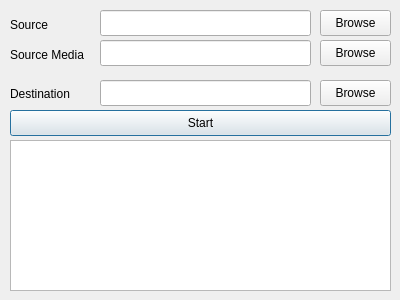
<?xml version="1.0" encoding="UTF-8"?>
<ui version="4.0">
 <class>Format3ToFormat4DialogClass</class>
 <widget class="QDialog" name="Format3ToFormat4DialogClass">
  <property name="geometry">
   <rect>
    <x>0</x>
    <y>0</y>
    <width>400</width>
    <height>300</height>
   </rect>
  </property>
  <property name="minimumSize">
   <size>
    <width>400</width>
    <height>300</height>
   </size>
  </property>
  <property name="maximumSize">
   <size>
    <width>400</width>
    <height>300</height>
   </size>
  </property>
  <property name="windowTitle">
   <string>Format3 to Format4 Converter</string>
  </property>
  <widget class="QLabel" name="sourceLabel">
   <property name="geometry">
    <rect>
     <x>10</x>
     <y>17</y>
     <width>52</width>
     <height>16</height>
    </rect>
   </property>
   <property name="text">
    <string>Source</string>
   </property>
  </widget>
  <widget class="QLabel" name="destinationLabel">
   <property name="geometry">
    <rect>
     <x>10</x>
     <y>84</y>
     <width>81</width>
     <height>20</height>
    </rect>
   </property>
   <property name="text">
    <string>Destination</string>
   </property>
  </widget>
  <widget class="QPlainTextEdit" name="reportEdit">
   <property name="geometry">
    <rect>
     <x>10</x>
     <y>140</y>
     <width>381</width>
     <height>151</height>
    </rect>
   </property>
   <property name="undoRedoEnabled">
    <bool>false</bool>
   </property>
   <property name="readOnly">
    <bool>true</bool>
   </property>
   <property name="centerOnScroll">
    <bool>false</bool>
   </property>
  </widget>
  <widget class="QPushButton" name="startButton">
   <property name="geometry">
    <rect>
     <x>10</x>
     <y>110</y>
     <width>381</width>
     <height>26</height>
    </rect>
   </property>
   <property name="text">
    <string>Start</string>
   </property>
  </widget>
  <widget class="QPushButton" name="browseSourceButton">
   <property name="geometry">
    <rect>
     <x>320</x>
     <y>10</y>
     <width>71</width>
     <height>26</height>
    </rect>
   </property>
   <property name="text">
    <string>Browse</string>
   </property>
  </widget>
  <widget class="QPushButton" name="browseDestinationButton">
   <property name="geometry">
    <rect>
     <x>320</x>
     <y>80</y>
     <width>71</width>
     <height>26</height>
    </rect>
   </property>
   <property name="text">
    <string>Browse</string>
   </property>
  </widget>
  <widget class="QLineEdit" name="destinationEdit">
   <property name="geometry">
    <rect>
     <x>100</x>
     <y>80</y>
     <width>211</width>
     <height>26</height>
    </rect>
   </property>
  </widget>
  <widget class="QLineEdit" name="sourceEdit">
   <property name="geometry">
    <rect>
     <x>100</x>
     <y>10</y>
     <width>211</width>
     <height>26</height>
    </rect>
   </property>
  </widget>
  <widget class="QLineEdit" name="sourceMediaEdit">
   <property name="geometry">
    <rect>
     <x>100</x>
     <y>40</y>
     <width>211</width>
     <height>26</height>
    </rect>
   </property>
  </widget>
  <widget class="QPushButton" name="browseSourceMediaButton">
   <property name="geometry">
    <rect>
     <x>320</x>
     <y>40</y>
     <width>71</width>
     <height>26</height>
    </rect>
   </property>
   <property name="text">
    <string>Browse</string>
   </property>
  </widget>
  <widget class="QLabel" name="mediaLabel">
   <property name="geometry">
    <rect>
     <x>10</x>
     <y>47</y>
     <width>91</width>
     <height>16</height>
    </rect>
   </property>
   <property name="text">
    <string>Source Media</string>
   </property>
  </widget>
 </widget>
 <layoutdefault spacing="6" margin="11"/>
 <resources/>
 <connections>
  <connection>
   <sender>browseSourceButton</sender>
   <signal>clicked()</signal>
   <receiver>Format3ToFormat4DialogClass</receiver>
   <slot>onBrowseSourceButtonClick()</slot>
   <hints>
    <hint type="sourcelabel">
     <x>355</x>
     <y>22</y>
    </hint>
    <hint type="destinationlabel">
     <x>199</x>
     <y>149</y>
    </hint>
   </hints>
  </connection>
  <connection>
   <sender>browseDestinationButton</sender>
   <signal>clicked()</signal>
   <receiver>Format3ToFormat4DialogClass</receiver>
   <slot>onBrowseDestinationButtonClick()</slot>
   <hints>
    <hint type="sourcelabel">
     <x>355</x>
     <y>52</y>
    </hint>
    <hint type="destinationlabel">
     <x>199</x>
     <y>149</y>
    </hint>
   </hints>
  </connection>
  <connection>
   <sender>startButton</sender>
   <signal>clicked()</signal>
   <receiver>Format3ToFormat4DialogClass</receiver>
   <slot>onStartButtonClick()</slot>
   <hints>
    <hint type="sourcelabel">
     <x>200</x>
     <y>92</y>
    </hint>
    <hint type="destinationlabel">
     <x>199</x>
     <y>149</y>
    </hint>
   </hints>
  </connection>
  <connection>
   <sender>sourceEdit</sender>
   <signal>textChanged(QString)</signal>
   <receiver>Format3ToFormat4DialogClass</receiver>
   <slot>onSourceEditChanged()</slot>
   <hints>
    <hint type="sourcelabel">
     <x>113</x>
     <y>28</y>
    </hint>
    <hint type="destinationlabel">
     <x>69</x>
     <y>11</y>
    </hint>
   </hints>
  </connection>
  <connection>
   <sender>destinationEdit</sender>
   <signal>textChanged(QString)</signal>
   <receiver>Format3ToFormat4DialogClass</receiver>
   <slot>onDestinationEditChanged()</slot>
   <hints>
    <hint type="sourcelabel">
     <x>119</x>
     <y>51</y>
    </hint>
    <hint type="destinationlabel">
     <x>82</x>
     <y>43</y>
    </hint>
   </hints>
  </connection>
  <connection>
   <sender>sourceMediaEdit</sender>
   <signal>textChanged(QString)</signal>
   <receiver>Format3ToFormat4DialogClass</receiver>
   <slot>onSourceMediaEditChanged()</slot>
   <hints>
    <hint type="sourcelabel">
     <x>163</x>
     <y>56</y>
    </hint>
    <hint type="destinationlabel">
     <x>159</x>
     <y>70</y>
    </hint>
   </hints>
  </connection>
  <connection>
   <sender>browseSourceMediaButton</sender>
   <signal>clicked()</signal>
   <receiver>Format3ToFormat4DialogClass</receiver>
   <slot>onBrowseSourceMediaButtonClick()</slot>
   <hints>
    <hint type="sourcelabel">
     <x>335</x>
     <y>53</y>
    </hint>
    <hint type="destinationlabel">
     <x>323</x>
     <y>70</y>
    </hint>
   </hints>
  </connection>
 </connections>
 <slots>
  <slot>onBrowseSourceButtonClick()</slot>
  <slot>onBrowseDestinationButtonClick()</slot>
  <slot>onStartButtonClick()</slot>
  <slot>onSourceEditChanged()</slot>
  <slot>onDestinationEditChanged()</slot>
  <slot>onBrowseSourceMediaButtonClick()</slot>
  <slot>onSourceMediaEditChanged()</slot>
 </slots>
</ui>
